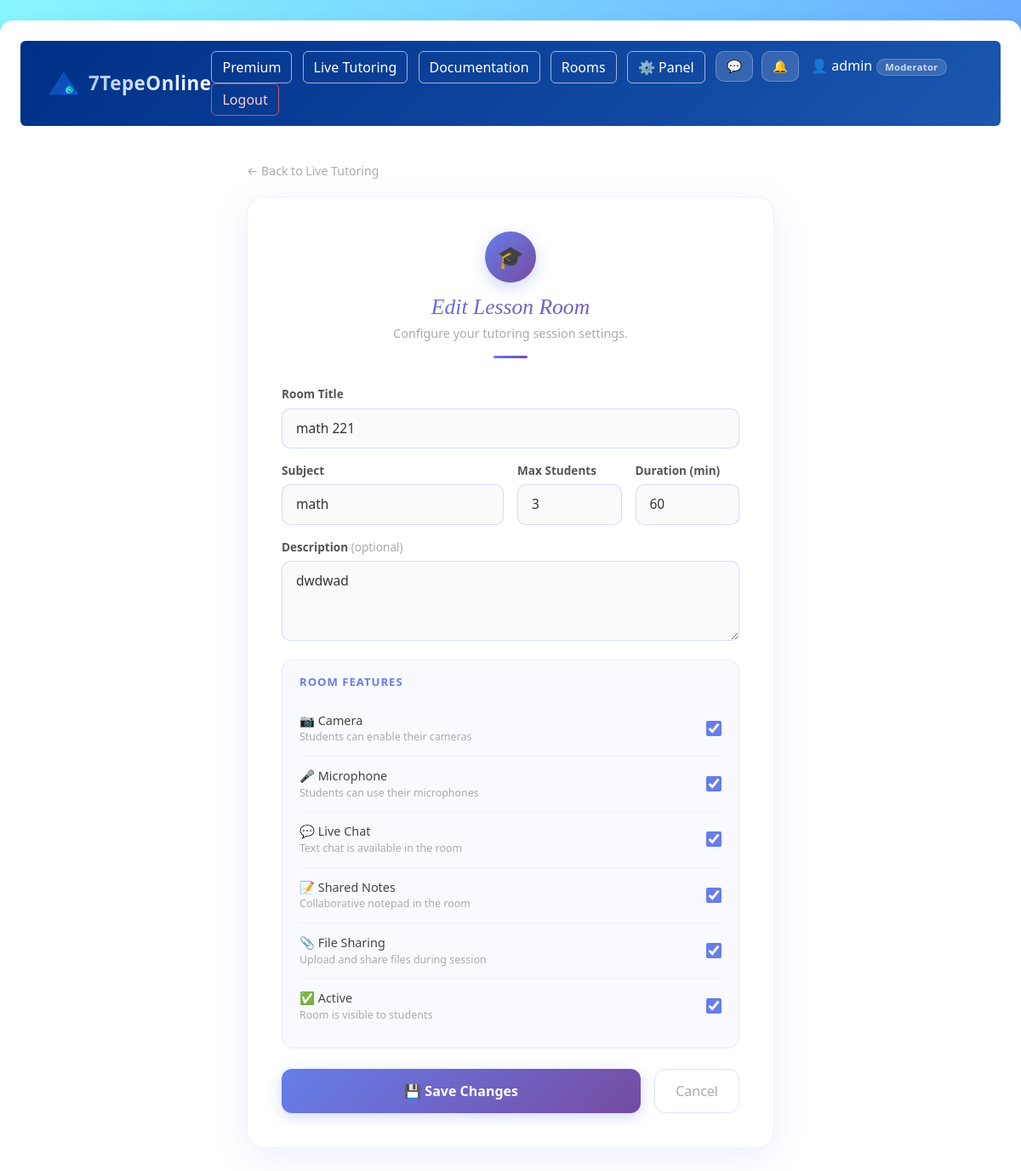
The page /lesson-rooms/1/edit/ (signed in) on the database its author committed.
### core/models.py (models this page shows, shortened)
class LessonRoom(models.Model):
    educator = models.ForeignKey(User, on_delete=models.CASCADE, related_name='lesson_rooms')
    title = models.CharField(max_length=200)
    subject = models.CharField(max_length=100)
    description = models.TextField(blank=True)
    max_students = models.IntegerField(default=2)
    duration_minutes = models.IntegerField(default=60)
    allow_camera = models.BooleanField(default=True)
    allow_mic = models.BooleanField(default=True)
    allow_chat = models.BooleanField(default=True)
    allow_notes = models.BooleanField(default=True)
    allow_files = models.BooleanField(default=True)
    is_active = models.BooleanField(default=True)
    invite_code = models.CharField(max_length=8, blank=True, unique=True, null=True)
    created_at = models.DateTimeField(auto_now_add=True)

### core/views.py (the view, shortened to what this page needs)
# urls.py: path('lesson-rooms/<int:room_pk>/edit/', views.edit_lesson_room, name='edit-lesson-room'),
def edit_lesson_room(request, room_pk):
    from .models import LessonRoom
    room = get_object_or_404(LessonRoom, id=room_pk)
    if request.user != room.educator and not request.user.is_staff:
        return redirect('lesson-rooms')
    return render(request, 'create_lesson_room.html', {'room': room})

### core/templatetags/user_tags.py (called while the page is built, shortened)
def get_role(user):
    if user.is_staff:
        return 'moderator'

@register.simple_tag
def user_badge_navbar(user):
    role = get_role(user)
    s = BADGE_STYLES[role]
    html = (
        f'<span style="'
        f'display:inline-block;'
        f'background:rgba(255,255,255,0.15);'
        f'color:rgba(255,255,255,0.75);'
        f'border:1px solid rgba(255,255,255,0.2);'
        f'border-radius:20px;'
        f'padding:1px 9px;'
        f'font-size:0.7rem;'
        f'font-weight:600;'
        f'letter-spacing:0.3px;'
        f'margin-left:5px;'
        f'vertical-align:middle;'
        f'">{s["label"]}</span>'
    )
    return mark_safe(html)

### core/templates/create_lesson_room.html (shortened to what this page needs)
{% extends 'base.html' %}
{% block content %}
<div style="max-width:620px; margin:40px auto;">
    <a href="/lesson-rooms/" style="color:#aaa;font-size:0.88rem;text-decoration:none;display:inline-block;margin-bottom:20px;">← Back to Live Tutoring</a>
    <div style="background:white;border-radius:20px;padding:40px;box-shadow:0 10px 40px rgba(102,126,234,0.12);border:1.5px solid rgba(102,126,234,0.1);">
        <div style="text-align:center;margin-bottom:32px;">
            <div style="width:60px;height:60px;border-radius:50%;background:linear-gradient(135deg,#667eea,#764ba2);display:flex;align-items:center;justify-content:center;margin:0 auto 14px;font-size:1.6rem;box-shadow:0 6px 18px rgba(102,126,234,0.3);">🎓</div>
            <h3 style="font-family:'Playfair Display',Georgia,serif;font-style:italic;font-size:1.6rem;background:linear-gradient(135deg,#667eea,#764ba2);-webkit-background-clip:text;-webkit-text-fill-color:transparent;margin-bottom:4px;">
                {% if room %}Edit Lesson Room{% else %}Create Lesson Room{% endif %}
            </h3>
            <p style="color:#aaa;font-size:0.9rem;">
                {% if prefill.request_id %}
                    Creating room for a student request — <strong style="color:#667eea;">{{ prefill.subject }}</strong>
                {% else %}
                    Configure your tutoring session settings.
                {% endif %}
            </p>
            <div style="width:40px;height:3px;background:linear-gradient(135deg,#667eea,#764ba2);border-radius:2px;margin:14px auto 0;"></div>
        </div>
        <form method="POST">
            <div class="row g-3 mb-3">
                <div class="col-12">
                    <label class="edit-label">Room Title</label>
                    <input class="edit-input" type="text" name="title" value="{% if room %}{{ room.title }}{% elif prefill.title %}{{ prefill.title }}{% endif %}" placeholder="e.g. Advanced Calculus Session" required>
                </div>
                <div class="col-md-6">
                    <label class="edit-label">Subject</label>
                    <input class="edit-input" type="text" name="subject" value="{% if room %}{{ room.subject }}{% elif prefill.subject %}{{ prefill.subject }}{% endif %}" placeholder="e.g. Mathematics" required>
                </div>
                <div class="col-md-3">
                    <label class="edit-label">Max Students</label>
                    <input class="edit-input" type="number" name="max_students" value="{% if room %}{{ room.max_students }}{% else %}2{% endif %}" min="1" max="10">
                </div>
                <div class="col-md-3">
                    <label class="edit-label">Duration (min)</label>
                    <input class="edit-input" type="number" name="duration_minutes" value="{% if room %}{{ room.duration_minutes }}{% else %}60{% endif %}" min="15" max="180">
                </div>
                <div class="col-12">
                    <label class="edit-label">Description <span style="color:#aaa;font-weight:400;">(optional)</span></label>
                    <textarea class="edit-input" name="description" rows="3" style="resize:vertical;" placeholder="Briefly describe what you'll cover...">{% if room %}{{ room.description }}{% endif %}</textarea>
                </div>
            </div>
            <div style="background:rgba(102,126,234,0.04);border:1.5px solid rgba(102,126,234,0.12);border-radius:14px;padding:16px 20px;margin-bottom:24px;">
                <div style="font-size:0.82rem;font-weight:700;color:#667eea;text-transform:uppercase;letter-spacing:1px;margin-bottom:12px;">Room Features</div>
                <div class="toggle-row">
                    <div><div class="toggle-label">📷 Camera</div><div class="toggle-desc">Students can enable their cameras</div></div>
                    <input type="checkbox" name="allow_camera" {% if not room or room.allow_camera %}checked{% endif %} style="width:18px;height:18px;accent-color:#667eea;cursor:pointer;">
                </div>
                <div class="toggle-row">
                    <div><div class="toggle-label">🎤 Microphone</div><div class="toggle-desc">Students can use their microphones</div></div>
                    <input type="checkbox" name="allow_mic" {% if not room or room.allow_mic %}checked{% endif %} style="width:18px;height:18px;accent-color:#667eea;cursor:pointer;">
                </div>
                <div class="toggle-row">
                    <div><div class="toggle-label">💬 Live Chat</div><div class="toggle-desc">Text chat is available in the room</div></div>
                    <input type="checkbox" name="allow_chat" {% if not room or room.allow_chat %}checked{% endif %} style="width:18px;height:18px;accent-color:#667eea;cursor:pointer;">
                </div>
                <div class="toggle-row">
                    <div><div class="toggle-label">📝 Shared Notes</div><div class="toggle-desc">Collaborative notepad in the room</div></div>
                    <input type="checkbox" name="allow_notes" {% if not room or room.allow_notes %}checked{% endif %} style="width:18px;height:18px;accent-color:#667eea;cursor:pointer;">
                </div>
                <div class="toggle-row">
                    <div><div class="toggle-label">📎 File Sharing</div><div class="toggle-desc">Upload and share files during session</div></div>
                    <input type="checkbox" name="allow_files" {% if not room or room.allow_files %}checked{% endif %} style="width:18px;height:18px;accent-color:#667eea;cursor:pointer;">
                </div>
                {% if room %}
                <div class="toggle-row">
                    <div><div class="toggle-label">✅ Active</div><div class="toggle-desc">Room is visible to students</div></div>
                    <input type="checkbox" name="is_active" {% if room.is_active %}checked{% endif %} style="width:18px;height:18px;accent-color:#667eea;cursor:pointer;">
                </div>
                {% endif %}
            </div>
            <div class="d-flex gap-3">
                <button type="submit" class="btn flex-grow-1" style="background:linear-gradient(135deg,#667eea,#764ba2);color:white;border:none;border-radius:12px;padding:13px;font-size:1rem;font-weight:600;box-shadow:0 4px 15px rgba(102,126,234,0.3);transition:transform 0.2s;"
                onmouseover="this.style.transform='translateY(-2px)'" onmouseout="this.style.transform='translateY(0)'">
                    {% if room %}💾 Save Changes{% else %}🎓 Create Room{% endif %}
                </button>
                <a href="/lesson-rooms/" class="btn" style="background:transparent;color:#aaa;border:1.5px solid rgba(102,126,234,0.2);border-radius:12px;padding:13px 24px;font-size:1rem;">Cancel</a>
            </div>
        </form>
    </div>
</div>
{% endblock %}

### core/templates/base.html (shortened to what this page needs)
{% load user_tags %}
<!DOCTYPE html>
{% load static %}
<html>
<head>
    <link href="https://cdn.jsdelivr.net/npm/bootstrap@5.3.0/dist/css/bootstrap.min.css" rel="stylesheet">
</head>
<body>
<div class="container-fluid mt-4 p-4" style="background-color:white; border-radius:15px; box-shadow:0 10px 25px rgba(0,0,0,0.1); min-height:80vh;">
    <nav class="navbar navbar-expand-lg rounded" style="background: linear-gradient(135deg, #003087, #1a56b0); padding: 12px 20px; position:relative; z-index:1000;">
        <div class="container-fluid">
            <a href="/" style="display:flex;align-items:center;gap:10px;text-decoration:none;">
                <img src="{% static 'images/yeditepe_logo.png' %}" alt="Yeditepe" style="height:38px;width:38px;object-fit:contain;mix-blend-mode:screen;">
                <span style="font-family:'Segoe UI',Arial,sans-serif; font-style:normal; font-weight:900; font-size:1.4rem; background:linear-gradient(135deg,#a8c8ff,#ffffff); -webkit-background-clip:text; -webkit-text-fill-color:transparent; letter-spacing:0.5px;">7TepeOnline</span>
            </a>
            <div>
                <a class="btn me-2" href="/premium/" style="border:1.5px solid rgba(255,255,255,0.6); color:white; background:transparent;" onmouseover="this.style.background='rgba(255,255,255,0.25)'" onmouseout="this.style.background='transparent'">Premium</a>
                <a class="btn me-2" href="/premium-rooms/" style="border:1.5px solid rgba(255,255,255,0.6); color:white; background:transparent;" onmouseover="this.style.background='rgba(255,255,255,0.25)'" onmouseout="this.style.background='transparent'">Live Tutoring</a>
                <a class="btn me-2" href="/documentation/" style="border:1.5px solid rgba(255,255,255,0.6); color:white; background:transparent;" onmouseover="this.style.background='rgba(255,255,255,0.25)'" onmouseout="this.style.background='transparent'">Documentation</a>
                <a class="btn me-2" href="/rooms/" style="border:1.5px solid rgba(255,255,255,0.6); color:white; background:transparent;" onmouseover="this.style.background='rgba(255,255,255,0.25)'" onmouseout="this.style.background='transparent'">Rooms</a>
                {% if request.user.is_staff %}
                <a class="btn me-2" href="/admin-panel/" style="border:1.5px solid rgba(255,255,255,0.6);color:white;background:transparent;" onmouseover="this.style.background='rgba(255,255,255,0.25)'" onmouseout="this.style.background='transparent'">⚙ Panel</a>
                {% endif %}
                {% if request.user.is_authenticated %}
                    {% if request.user.is_authenticated %}
                    <a href="/" style="position:relative;display:inline-flex;align-items:center;margin-right:6px;text-decoration:none;">
                        <button style="background:rgba(255,255,255,0.15);border:1px solid rgba(255,255,255,0.25);color:white;border-radius:10px;padding:6px 12px;cursor:pointer;font-size:0.9rem;">
                            💬
                        </button>
                    </a>
                    <div style="position:relative;display:inline-block;margin-right:10px;">
                        <button onclick="toggleNotifications()" id="notifBell" style="background:rgba(255,255,255,0.15);border:1px solid rgba(255,255,255,0.25);color:white;border-radius:10px;padding:6px 12px;cursor:pointer;font-size:0.9rem;position:relative;">
                            🔔
                        </button>
                    </div>
                    {% endif %}
                    <span style="color:white; margin-right:8px;">
                        👤 {{ request.user.username }}{% user_badge_navbar request.user %}
                    </span>
                    <form action="/logout/" method="POST" style="display:inline; margin:0;">
                        <button class="btn" style="border:1.5px solid rgba(255,100,100,0.7); color:#ffcccc; background:transparent;" onmouseover="this.style.background='#e74c3c'; this.style.color='white'" onmouseout="this.style.background='transparent'; this.style.color='#ffcccc'">Logout</button>
                    </form>
                {% endif %}
            </div>
        </div>
    </nav>
    <div class="mt-4" style="overflow:visible;">
        {% block content %}
        {% endblock %}
    </div>
</div>
</body>
</html>

### core/templates/base.html (style rules this page uses)
body { background: linear-gradient(135deg, #89f7fe, #66a6ff, #c2e9fb); min-height: 100vh; }

### core/templates/create_lesson_room.html (style rules this page uses)
.edit-input { width: 100%; padding: 11px 16px; border: 1.5px solid rgba(102,126,234,0.25); border-radius: 10px; font-size: 0.97rem; color: #333; background: #fafafa; outline: none; transition: border-color 0.2s, box-shadow 0.2s; }
.edit-label { font-size: 0.85rem; font-weight: 600; color: #555; margin-bottom: 6px; display: block; }
.toggle-row { display: flex; align-items: center; justify-content: space-between; padding: 12px 0; border-bottom: 1px solid rgba(102,126,234,0.08); }
.toggle-row:last-child { border-bottom: none; }
.toggle-label { font-size: 0.9rem; color: #444; font-weight: 500; }
.toggle-desc { font-size: 0.78rem; color: #aaa; }

### rows shown on the page
LessonRoom: title "math 221", subject "math", max_students "3", duration_minutes "60", description "dwdwad", allow_camera "☑", allow_mic "☑", allow_chat "☑", allow_notes "☑", allow_files "☑", is_active "☑"

### other values the page prints
{{ request.user.username }} "admin"
